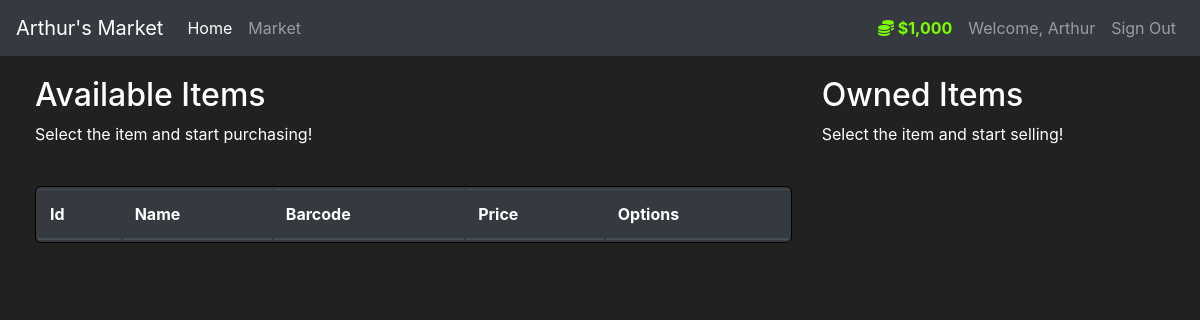
The page /market (signed in) on the database as committed earlier.
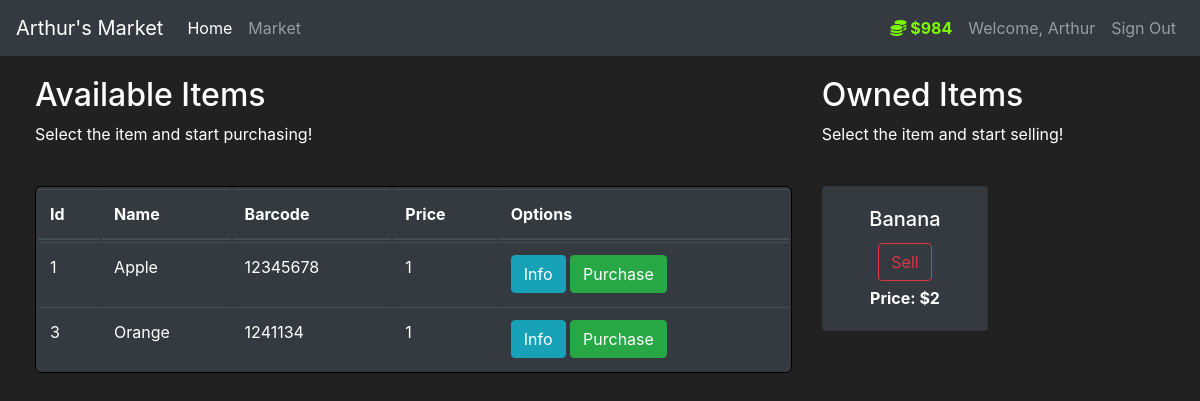
The same page on the database as committed later.
### market/models.py (models this page shows, shortened)
class User(db.Model, UserMixin):
    id = db.Column(db.Integer(), primary_key=True)
    name = db.Column(db.String(length=50), nullable=False)
    email = db.Column(db.String(length=50), nullable=False, unique=True)
    password_hash = db.Column(db.String(), nullable=False)
    budget = db.Column(db.Integer(), nullable=False, default=1000)
    items = db.relationship('Item', backref='owned_user', lazy=True)
    @property
    def formated_budget(self):
        if len(str(self.budget)) >= 4:
            return f'${self.budget:,}'
        else:
            return f"${self.budget}"
    @property
    def password(self):
        return self.password_hash

class Item(db.Model):
    id = db.Column(db.Integer(), primary_key=True)
    name = db.Column(db.String(length=50), nullable=False, unique=True)
    price = db.Column(db.Integer(), nullable=False)
    barcode = db.Column(db.String(length=12), nullable=False, unique=True)
    description = db.Column(db.String(length=2000), nullable=False)
    owner = db.Column(db.Integer(), db.ForeignKey('user.id'))

### market/routes.py (the view, shortened to what this page needs)
@app.route('/market', methods=['GET', 'POST'])
@login_required
def market_page():
    purchase_form = PurchaseItemForm()
    sell_form = SellItemForm()
    if request.method == 'GET':
        items = Item.query.filter_by(owner=None)
        owned_items = Item.query.filter_by(owner=current_user.id)
        return render_template('market.html', items=items, purchase_form=purchase_form, owned_items=owned_items, sell_form=sell_form)

### market/models.py (called while the page is built)
@login_manager.user_loader
def load_user(user_id):
    return User.query.get(int(user_id))

### market/templates/market.html (shortened to what this page needs)
{% extends 'template.html' %}
{% block content %}
    <div class="row" style="margin: 20px 0 0 20px">
        <div class="col-8">
            <h2>Available Items</h2>
            <p>Select the item and start purchasing!</p>
            <br>
            <table class="table table-hover table-dark">
                <thead>
                    <tr>
                        <th scope="col">Id</th>
                        <th scope="col">Name</th>
                        <th scope="col">Barcode</th>
                        <th scope="col">Price</th>
                        <th scope="col">Options</th>
                    </tr>
                </thead>
                <tbody>
                    {% for item in items %}
                    <tr>
                        <td>{{item.id}}</td>
                        <td>{{item.name}}</td>
                        <td>{{item.barcode}}</td>
                        <td>{{item.price}}</td>
                        <td>
                            <button class="btn btn-outline btn-info" data-toggle="modal" data-target="#Modal-MoreInfo-{{ item.id }}">Info</button>
                            <button class="btn btn-outline btn-success" data-toggle="modal" data-target="#Modal-PurchaseConfirm-{{ item.id }}">Purchase</button>
                        </td>
                    </tr>
                    {% endfor %}
                </tbody>
            </table>
        </div>
        <div class="col-4">
            <h2>Owned Items</h2>
            <p>Select the item and start selling!</p>
            <br>
            <div class="row">
                {% for owned_item in owned_items %}
                <div class="col-md-6">
                    <div style="margin-bottom: 5px" class="card text-center bg-dark">
                        <div class="card-body">
                            <h5 class="card-title">{{ owned_item.name }}</h5>
                            <button type="button" class="btn btn-outline-danger" style="margin-bottom: 5px" data-toggle="modal" data-target="#Modal-SellConfirm-{{ owned_item.id }}">
                            Sell
                            </button>
                            <p class="card-text">
                                <strong>
                                    Price: ${{ owned_item.price }}
                                </strong>
                            </p>
                        </div>
                    </div>
                </div>
                {% endfor %}
            </div>
        </div>
    </div>
{% endblock %}

### market/templates/template.html (shortened to what this page needs)
<!doctype html>
<html lang="en">
    <head>
        <link rel="stylesheet" href="https://cdn.jsdelivr.net/npm/bootstrap@4.5.3/dist/css/bootstrap.min.css">
   </head>
    <body>
        <nav class="navbar navbar-expand-md navbar-dark bg-dark">
            <a class="navbar-brand" href="#">Arthur's Market</a>
            <div class="collapse navbar-collapse" id="navbarNav">
                <ul class="navbar-nav mr-auto">
                    <li class="nav-item active">
                        <a class="nav-link" href="{{ url_for('home_page') }}">Home <span class="sr-only">(current)</span></a>
                    </li>
                    <li class="nav-item">
                        <a class="nav-link" href="{{ url_for('market_page') }}">Market</a>
                    </li>
                </ul>
                {% if current_user.is_authenticated %}
                <ul class="navbar-nav">
                    <li class="nav-item">
                        <a class="nav-link" style="color: lawngreen; font-weight: bold;">
                            <i class="fas fa-coins"></i>
                            {{ current_user.formated_budget }}
                        </a>
                    </li>
                    <li class="nav-item">
                        <a class="nav-link">Welcome, {{ current_user.name }}</a>
                    </li>
                    <li class="nav-item">
                        <a class="nav-link" href="{{ url_for('logout_page') }}">Sign Out</a>
                    </li>
                </ul>
                {% endif %}
            </div>
        </nav>
        {% block content %}
        {% endblock %}
    </body>
</html>

### market/templates/template.html (style rules this page uses)
body { background-color: #212121; color: white }
table { border-collapse:separate; border:solid black 1px; border-radius:6px; -moz-border-radius:6px; }

Rows that differ between the two databases and show on the page:
changed User "Arthur": formated_budget "$1,000" → "$984"
added Item: id "1", name "Apple", barcode "12345678", price "1", shown under "Available Items"
added Item: id "3", name "Orange", barcode "1241134", price "1", shown under "Available Items"
added Item: name "Banana", price "2", shown under "Owned Items"
